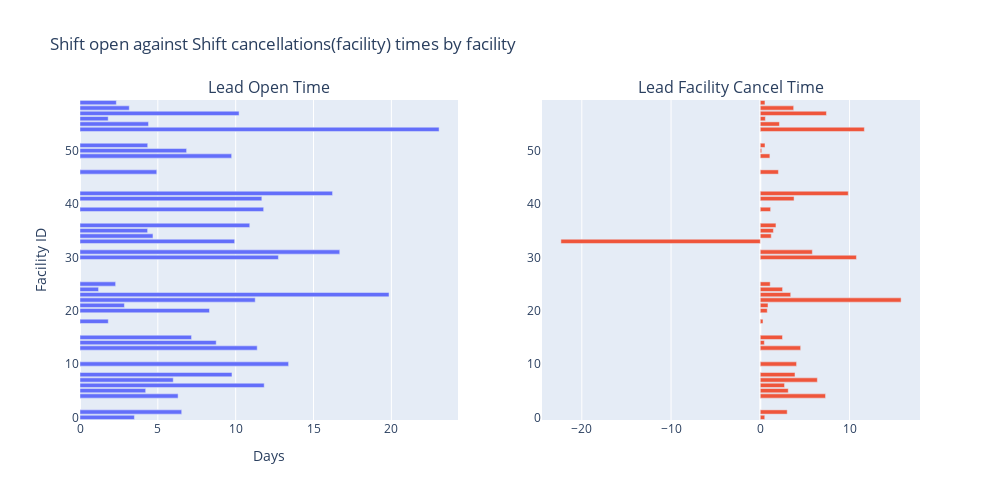

Notebook code for this chart:
### Code cell
import plotly.graph_objects as go
from plotly.subplots import make_subplots
import pandas as pd

dx = lead_time.to_pandas()

dx['lead_open_time_days'] = dx['lead_open_time'] / 24
dx['lead_facility_cancel_time_days'] = dx['lead_facilty_cancel_time'] / 24

 
fig = make_subplots(rows=1, cols=2, subplot_titles=("Lead Open Time", "Lead Facility Cancel Time"))

 
fig.add_trace(
    go.Bar(y=dx['FACILITY_ID'], x=dx['lead_open_time_days'], orientation='h'),
    row=1, col=1
)

 
fig.add_trace(
    go.Bar(y=dx['FACILITY_ID'], x=dx['lead_facility_cancel_time_days'], orientation='h'),
    row=1, col=2
)

 
fig.update_layout(
    title_text="Shift open against Shift cancellations(facility) times by facility",
    height=500, width=1000,
    yaxis=dict(title="Facility ID"),
    xaxis=dict(title="Days"),
    showlegend=False
)
 
fig.show()

### Figure 1 — Plotly figure (JSON) as saved in the notebook; plotly's stock layout.template omitted (floating-point values rounded to 4 significant figures)
{"data": [{"orientation": "h", "type": "bar", "x": [3.495, 1.192, 10.9, 4.219, 4.931, 5.99, 4.402, 13.4, 11.26, 4.688, 16.68, 8.318, 9.762, 8.749, 4.344, 11.68, 1.811, 2.335, 6.848, 19.85, 11.83, 1.817, 12.74, 23.07, 16.22, 9.741, 6.532, 6.301, 11.38, 2.289, 10.22, 7.165, 3.166, 2.852, 9.935, 11.8, 4.351], "xaxis": "x", "y": [0, 24, 36, 5, 46, 7, 55, 10, 22, 34, 31, 20, 8, 14, 35, 41, 56, 59, 50, 23, 6, 18, 30, 54, 42, 49, 1, 4, 13, 25, 57, 15, 58, 21, 33, 39, 51], "yaxis": "y"}, {"orientation": "h", "type": "bar", "x": [0.4974, 2.494, 1.754, 3.131, 2.029, 6.391, 2.143, 4.063, 15.77, 1.227, 5.83, 0.7771, 3.886, 0.4542, 1.466, 3.782, 0.567, 0.5212, 0.1549, 3.406, 2.715, 0.3005, 10.77, 11.66, 9.853, 1.072, 3.013, 7.309, 4.52, 1.109, 7.409, 2.485, 3.737, 0.8627, -22.34, 1.155, 0.5281], "xaxis": "x2", "y": [0, 24, 36, 5, 46, 7, 55, 10, 22, 34, 31, 20, 8, 14, 35, 41, 56, 59, 50, 23, 6, 18, 30, 54, 42, 49, 1, 4, 13, 25, 57, 15, 58, 21, 33, 39, 51], "yaxis": "y2"}], "layout": {"annotations": [{"font": {"size": 16}, "showarrow": false, "text": "Lead Open Time", "x": 0.225, "xanchor": "center", "xref": "paper", "y": 1, "yanchor": "bottom", "yref": "paper"}, {"font": {"size": 16}, "showarrow": false, "text": "Lead Facility Cancel Time", "x": 0.775, "xanchor": "center", "xref": "paper", "y": 1, "yanchor": "bottom", "yref": "paper"}], "height": 500, "showlegend": false, "title": {"text": "Shift open against Shift cancellations(facility) times by facility"}, "width": 1000, "xaxis": {"anchor": "y", "domain": [0, 0.45], "title": {"text": "Days"}}, "xaxis2": {"anchor": "y2", "domain": [0.55, 1]}, "yaxis": {"anchor": "x", "domain": [0, 1], "title": {"text": "Facility ID"}}, "yaxis2": {"anchor": "x2", "domain": [0, 1]}}}
